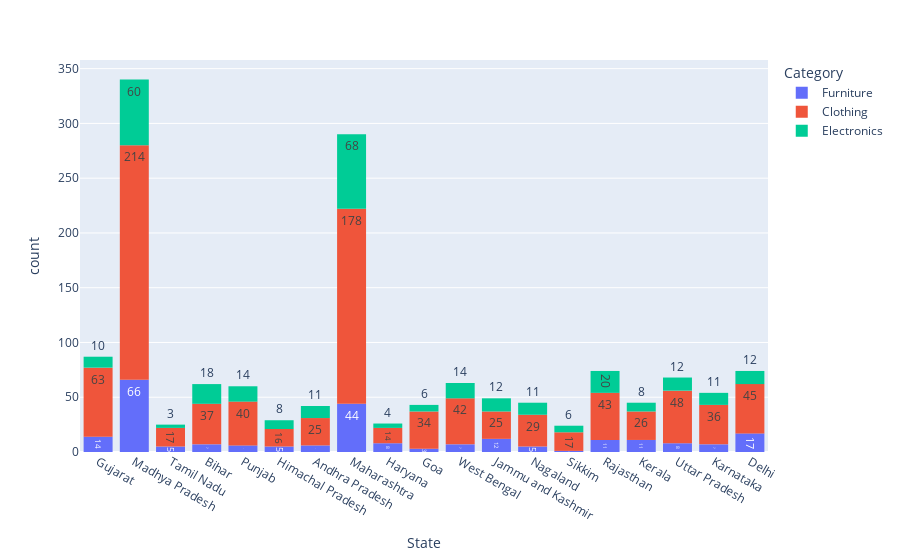

Source (notebook cell):
### Code cell
px.histogram(state_wise_cat_df, x='State', color='Category', text_auto=True)
# y - axis count of orders not to be confused with quantity.
# x - axis states

### Figure 1 — Plotly figure (JSON) as saved in the notebook; plotly's stock layout.template omitted (floating-point values rounded to 4 significant figures; data arrays with more than 128 entries replaced by an {"elided": "..."} marker saying what was removed)
{"data": [{"alignmentgroup": "True", "bingroup": "x", "hovertemplate": "Category=Furniture<br>State=%{x}<br>count=%{y}<extra></extra>", "legendgroup": "Furniture", "marker": {"color": "#636efa", "pattern": {"shape": ""}}, "name": "Furniture", "offsetgroup": "Furniture", "orientation": "v", "showlegend": true, "texttemplate": "%{value}", "type": "histogram", "x": {"elided": "243 str values"}, "xaxis": "x", "yaxis": "y"}, {"alignmentgroup": "True", "bingroup": "x", "hovertemplate": "Category=Clothing<br>State=%{x}<br>count=%{y}<extra></extra>", "legendgroup": "Clothing", "marker": {"color": "#EF553B", "pattern": {"shape": ""}}, "name": "Clothing", "offsetgroup": "Clothing", "orientation": "v", "showlegend": true, "texttemplate": "%{value}", "type": "histogram", "x": {"elided": "949 str values"}, "xaxis": "x", "yaxis": "y"}, {"alignmentgroup": "True", "bingroup": "x", "hovertemplate": "Category=Electronics<br>State=%{x}<br>count=%{y}<extra></extra>", "legendgroup": "Electronics", "marker": {"color": "#00cc96", "pattern": {"shape": ""}}, "name": "Electronics", "offsetgroup": "Electronics", "orientation": "v", "showlegend": true, "texttemplate": "%{value}", "type": "histogram", "x": {"elided": "308 str values"}, "xaxis": "x", "yaxis": "y"}], "layout": {"barmode": "relative", "legend": {"title": {"text": "Category"}, "tracegroupgap": 0}, "margin": {"t": 60}, "xaxis": {"anchor": "y", "domain": [0, 1], "title": {"text": "State"}}, "yaxis": {"anchor": "x", "domain": [0, 1], "title": {"text": "count"}}}}
